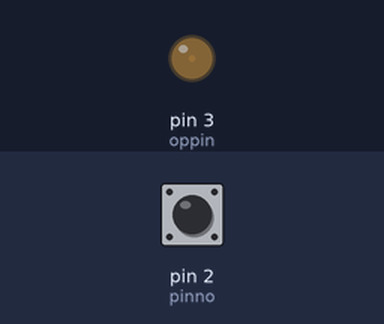
This sketch was run on a simulated Arduino Uno, built with avr-gcc and run on an emulated ATmega328P. Shown: output pins drawn as LEDs (lit = HIGH). The test bench sets the inputs (shaded band); at power-on: pin 2 (pinno) HIGH.

Above: at 1.8 s.
1.9 s: pin 2 (pinno) pulled LOW for 0.6 s
At 2.8 s:
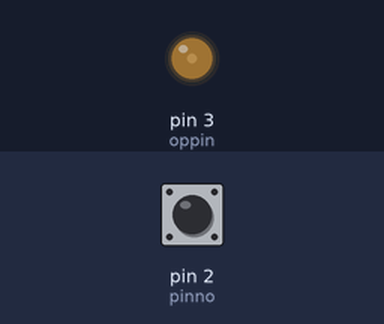
4.0 s: pin 2 (pinno) pulled LOW for 1 s
At 4.4 s:
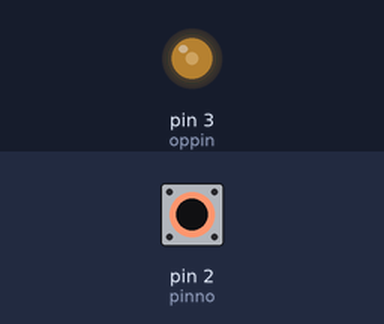
6.5 s: pin 2 (pinno) pulled LOW for 0.6 s
At 7.5 s:
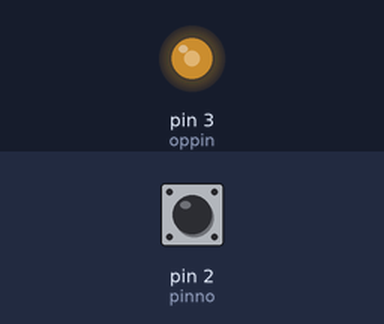
Timing chart, 0 to 9.5 s (numbered marks = the images above; inputs shaded):
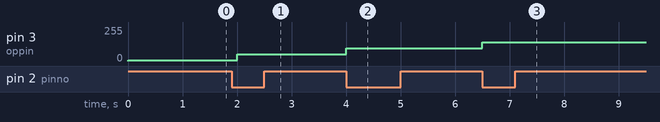

The sketch:

led_brightness_increment.ino
```cpp
int readval;
int pinno = 2;
int oppin = 3;
float brighti = 5;
int prevstate;
void setup() {
pinMode(oppin, OUTPUT);
pinMode(pinno, INPUT_PULLUP);
Serial.begin(9600);
}

void loop() {
  readval = digitalRead(pinno);
  if (prevstate == 1 && prevstate != readval){
    brighti += 45;

  }
  if (brighti > 255){
    brighti = 0;
  }
  analogWrite(oppin, brighti);
  delay(500);
  prevstate = readval;
}
```

Measured:
- after the input at 1.9 s, pin 3 (oppin): 5/255 → 50/255 after 0.10 s
- after the input at 4.0 s, pin 3 (oppin): 50/255 → 95/255 at once
- after the input at 6.5 s, pin 3 (oppin): 95/255 → 140/255 at once
